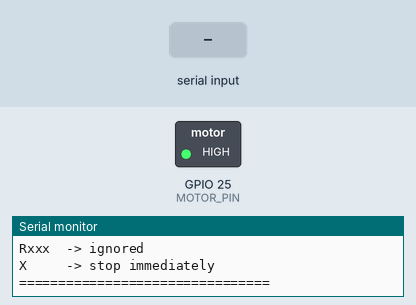
A sketch run on a simulated ESP32. Shown: switched loads named in the sketch (green lamp = pin HIGH), the last lines printed to the serial monitor. Inputs (shaded band) come from the test bench.

Above: at 1.11 s.
At 2.2 s:
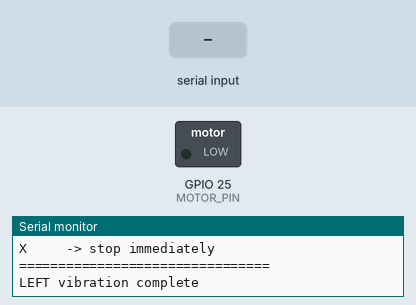
2.3 s: "r\n" received over Serial
3.8 s: "90,45\n" received over Serial
5.3 s: "0\n" received over Serial
Timing chart, 0 to 8.3 s (numbered marks = the images above; inputs shaded):
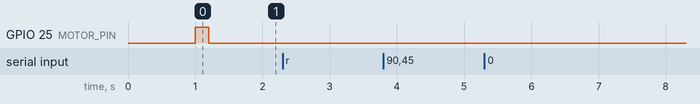

The sketch:

wrist_left.ino
```cpp
const int MOTOR_PIN = 25;
// Keep this aligned with Config.rotation_timeout_seconds (10 seconds).
const unsigned long MAX_VIBRATION_MS = 10000;

bool vibrating = false;
unsigned long vibrationEndTime = 0;

String commandBuffer = "";

void stopMotor() {
  digitalWrite(MOTOR_PIN, LOW);
  vibrating = false;
  vibrationEndTime = 0;
}

void startVibration(unsigned long durationMs) {
  if (durationMs == 0) {
    durationMs = 500;
  }

  if (durationMs > MAX_VIBRATION_MS) {
    durationMs = MAX_VIBRATION_MS;
  }

  digitalWrite(MOTOR_PIN, HIGH);
  vibrating = true;
  vibrationEndTime = millis() + durationMs;

  Serial.print("LEFT vibration: ");
  Serial.print(durationMs);
  Serial.println(" ms");
}

void processCommand(String command) {
  command.trim();

  if (command.length() == 0) {
    return;
  }

  char type = command.charAt(0);

  if (type == 'X' || type == 'x') {
    stopMotor();
    Serial.println("LEFT vibration stopped");
    return;
  }

  if (type == 'L' || type == 'l') {
    unsigned long durationMs = 500;

    if (command.length() > 1) {
      durationMs = command.substring(1).toInt();
    }

    startVibration(durationMs);
    return;
  }

  if (type == 'R' || type == 'r') {
    Serial.println("RIGHT command ignored by LEFT bracelet");
    return;
  }

  Serial.print("Unknown command: ");
  Serial.println(command);
}

void setup() {
  Serial.begin(115200);

  pinMode(MOTOR_PIN, OUTPUT);
  digitalWrite(MOTOR_PIN, LOW);

  delay(1000);

  // Power-on confirmation vibration for 0.2 seconds.
  startVibration(200);

  Serial.println();
  Serial.println("================================");
  Serial.println("WayBand LEFT bracelet ready");
  Serial.println("L500  -> vibration for 500 ms");
  Serial.println("L1000 -> vibration for 1000 ms");
  Serial.println("L2000 -> vibration for 2000 ms");
  Serial.println("L10000 -> vibration for 10000 ms (maximum)");
  Serial.println("Rxxx  -> ignored");
  Serial.println("X     -> stop immediately");
  Serial.println("================================");
}

void loop() {
  // Stop the motor after the requested duration.
  if (vibrating &&
      static_cast<long>(millis() - vibrationEndTime) >= 0) {
    stopMotor();
    Serial.println("LEFT vibration complete");
  }

  // Receive commands one line at a time.
  while (Serial.available() > 0) {
    char received = Serial.read();

    if (received == '\n' || received == '\r') {
      if (commandBuffer.length() > 0) {
        processCommand(commandBuffer);
        commandBuffer = "";
      }
    } else if (commandBuffer.length() < 31) {
      commandBuffer += received;
    }
  }
}
```
